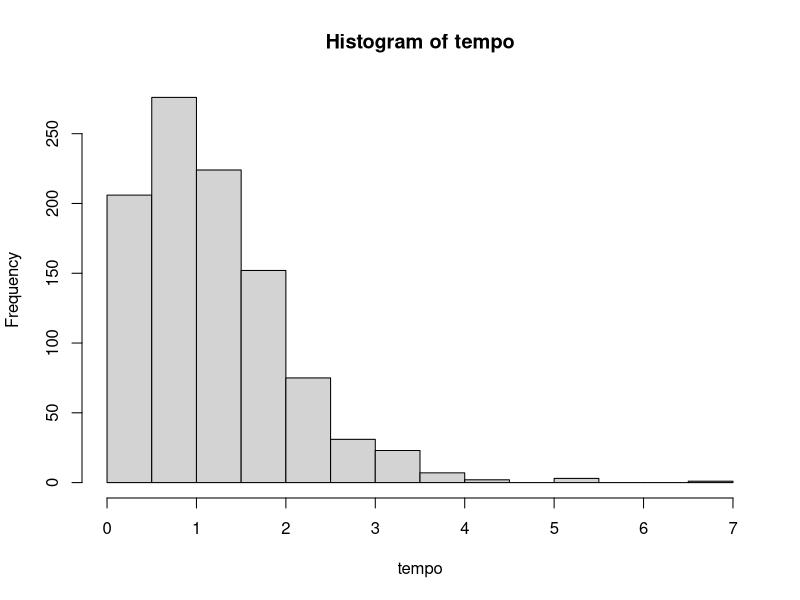

Source code (R):
# Função de Sobrevivência
StWeibull <- function(t, gamma, alpha) exp(-(t/alpha)^gamma)

n <- 1000

tempo <- c(rep(0, n))
deltc <- c(rep(0, n))

set.seed(12345)

for (id in (1:n)) {
  if ((table(deltc)[1] / n) <= 1/3) {
    tempo[id] <- rexp(1, rate = 1)
    deltc[id] <- 0
  } else {
    tempo[id] <- rweibull(1, shape = 2, scale = 1.5)
    deltc[id] <- 1
  }
}

hist(tempo)

# --------------------------
# Função Log-verossimilhança
# --------------------------

logWeibull <- function(theta, dados){
  gamma <- theta[1] # Parâmetro de forma
  alpha <- theta[2] # Parâmetro de escala
  n <- length(dados)
  t <- dados[1]
  c <- dados[2]
  
  logverossimil <- (sum(c) * log(gamma)) - (gamma * log(alpha) * sum(c)) + (gamma - 1) * sum(c * log(t)) - sum((t/alpha)^gamma)
  return(-logverossimil)
}

# ------------------------
# Aplicando a função optim
# ------------------------

theta0 <- c(1.5, 1) # Chute inicial
estimate <- optim(par = theta0, fn = logWeibull, gr = NULL , method = "BFGS" ,
                  hessian = TRUE, dados=c(tempo, deltc))
estimate
